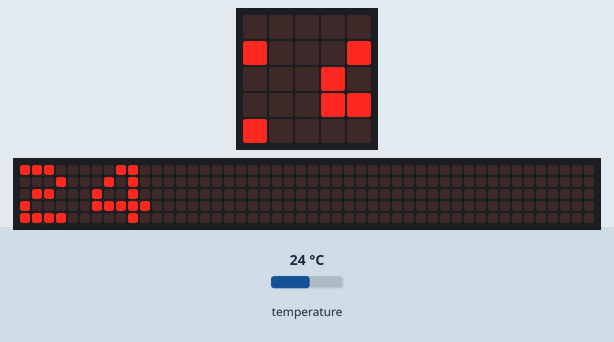
Bench run of a program on a simulated BBC micro:bit (MakeCode). On the bench: the board's 5×5 LED display, a strip that is not on the board, showing the scrolling text unrolled. Inputs (shaded band) come from the test bench; at power-on: temperature 24 °C. The 48×5 strip is a reading aid, not a part: it shows the text the display is scrolling, unrolled, one strip-width of it at a time.

Above: at 1.27 s.
1.3 s: temperature set to 12 °C
At 5.19 s:
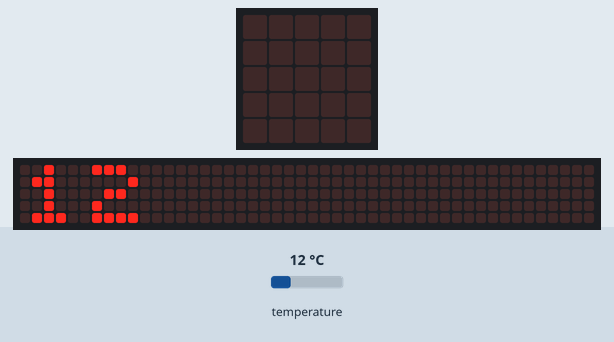
8.6 s: temperature set to 19 °C
At 11.05 s:
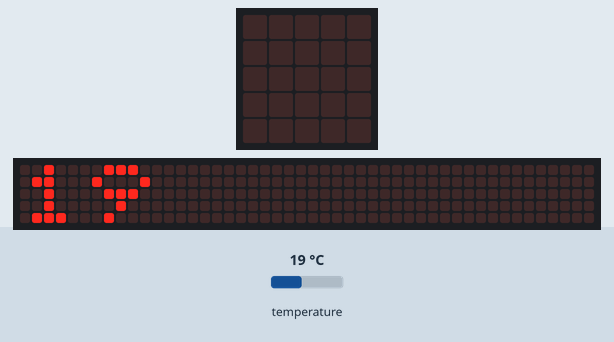
12.3 s: temperature set to 28 °C
At 16.23 s:
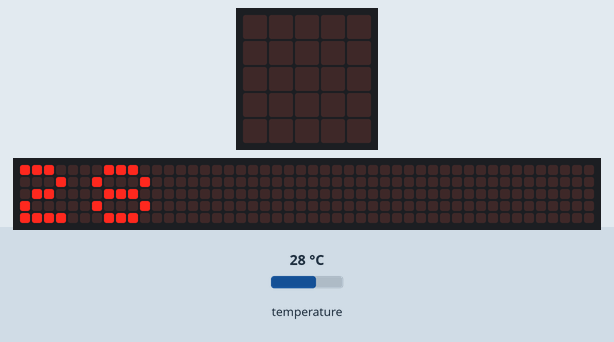

Measured:
- what the display in image 1 shows lasts 0.4 s, from 5.0 s to 5.4 s
- what the display in image 3 shows lasts 0.5 s, from 16.0 s to 16.5 s

The program:

main.ts
```typescript
let temperatura = 0
basic.forever(function () {

})
basic.forever(function () {
    if (true) {
        temperatura = input.temperature()
        basic.showNumber(temperatura - 0)
    } else if (input.temperature() < 16) {

    } else {

    }
})
```

test.ts
```typescript
// aquí va el archivo "tests"; esto no se compilará cuando este paquete se utilice como una extensión.
```
